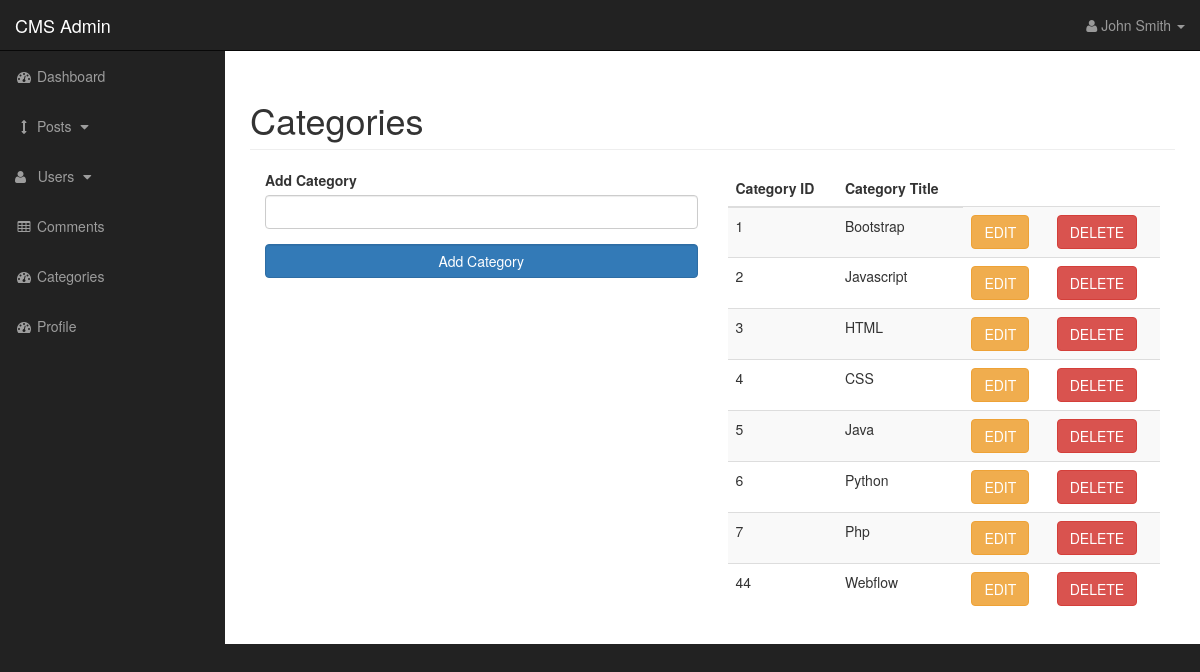
Screenshot of /admin/categories.php (signed in) with the database file from the repository.
### tables this page shows
CREATE TABLE `categories` (
  `cat_id` int(3) NOT NULL,
  `cat_title` varchar(255) NOT NULL
);

### admin/includes/functions.php (the view, shortened to what this page needs)
<?php
function getALLCategories(){
    global $conn;
    $query = "SELECT * FROM categories";
    $get_all_categories_query = mysqli_query($conn,$query);
    while($row = mysqli_fetch_assoc($get_all_categories_query)){
        $cat_id = $row['cat_id'];
        $cat_title = $row['cat_title'];
        echo "<tr>";
        echo "<td>$cat_id</td>";
        echo "<td>$cat_title</td>";
        echo "<td><a href='categories.php?edit=$cat_id' class='btn btn-warning'>EDIT</a></td>";
        echo "<td><a href='categories.php?delete=$cat_id' class='btn btn-danger'>DELETE</a></td>";
        echo "</tr>";
 }
}
?>

### admin/css/sb-admin.css (style rules this page uses)
body { margin-top: 100px; background-color: #222; }
@media (min-width:768px) { body { margin-top: 50px; } }

### rows the page displays
categories: cat_id "1", cat_title "Bootstrap"
categories: cat_id "2", cat_title "Javascript"
categories: cat_id "3", cat_title "HTML"
categories: cat_id "4", cat_title "CSS"
categories: cat_id "5", cat_title "Java"
categories: cat_id "6", cat_title "Python"
categories: cat_id "7", cat_title "Php"
categories: cat_id "44", cat_title "Webflow"
